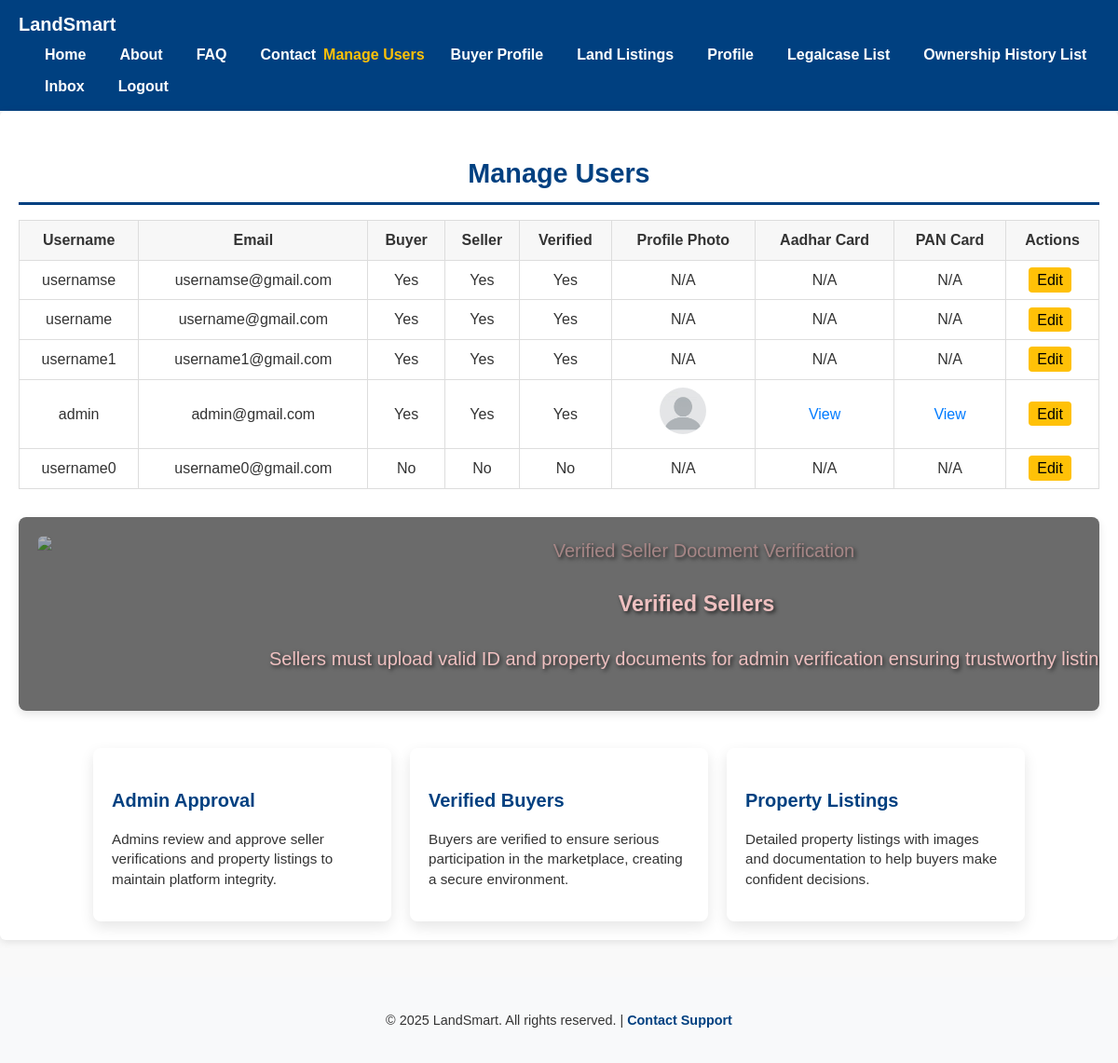
Screenshot of /adminUser/ (signed in) with the database file from the repository.
### accounts/models.py (models this page shows, shortened)
class CustomUser(AbstractUser):
    is_verified = models.BooleanField(default=False)
    is_buyer = models.BooleanField(default=False)
    is_seller = models.BooleanField(default=False)
    adhar_card = models.ImageField(upload_to='documents/adhar/', blank=True, null=True)
    pan_card = models.ImageField(upload_to='documents/pan/', blank=True, null=True)
    profile_photo = models.ImageField(upload_to='profiles/', blank=True, null=True)
    email = models.EmailField(unique=True)

### accounts/views.py (the view)
# urls.py: path('adminUser/', admin_user_list, name='admin_customuser_list'),
@user_passes_test(lambda u: u.is_staff)
def admin_user_list(request):
    users = CustomUser.objects.all()
    return render(request, 'custom/admin_customuser_list.html', {'users': users})

### templates/custom/admin_customuser_list.html
{% extends "base.html" %}
{% block content %}
<h2 style="text-align:center; margin-bottom: 1rem;">Manage Users</h2>
<table style="width: 100%; border-collapse: collapse; border: 1px solid #ddd;">
  <thead>
    <tr style="background-color: #f7f7f7;">
      <th style="border: 1px solid #ddd; padding: 8px;">Username</th>
      <th style="border: 1px solid #ddd; padding: 8px;">Email</th>
      <th style="border: 1px solid #ddd; padding: 8px;">Buyer</th>
      <th style="border: 1px solid #ddd; padding: 8px;">Seller</th>
      <th style="border: 1px solid #ddd; padding: 8px;">Verified</th>
      <th style="border: 1px solid #ddd; padding: 8px;">Profile Photo</th>
      <th style="border: 1px solid #ddd; padding: 8px;">Aadhar Card</th>
      <th style="border: 1px solid #ddd; padding: 8px;">PAN Card</th>
      <th style="border: 1px solid #ddd; padding: 8px;">Actions</th>
    </tr>
  </thead>
  <tbody>
    {% for user in users %}
      <tr style="text-align:center;">
        <td style="border: 1px solid #ddd; padding: 8px;">{{ user.username }}</td>
        <td style="border: 1px solid #ddd; padding: 8px;">{{ user.email }}</td>
        <td style="border: 1px solid #ddd; padding: 8px;">{{ user.is_buyer|yesno:"Yes,No" }}</td>
        <td style="border: 1px solid #ddd; padding: 8px;">{{ user.is_seller|yesno:"Yes,No" }}</td>
        <td style="border: 1px solid #ddd; padding: 8px;">{{ user.is_verified|yesno:"Yes,No" }}</td>
        <td style="border: 1px solid #ddd; padding: 8px;">
          {% if user.profile_photo %}
            <img src="{{ user.profile_photo.url }}" alt="Profile" style="max-height: 50px; border-radius: 50%;">
          {% else %}
            N/A
          {% endif %}
        </td>
        <td style="border: 1px solid #ddd; padding: 8px;">
          {% if user.adhar_card %}
            <a href="{{ user.adhar_card.url }}" target="_blank" style="text-decoration:none; color:#007bff;">View</a>
          {% else %}
            N/A
          {% endif %}
        </td>
        <td style="border: 1px solid #ddd; padding: 8px;">
          {% if user.pan_card %}
            <a href="{{ user.pan_card.url }}" target="_blank" style="text-decoration:none; color:#007bff;">View</a>
          {% else %}
            N/A
          {% endif %}
        </td>
        <td style="border: 1px solid #ddd; padding: 8px;">
          <a href="{% url 'admin_customuser_edit' user.pk %}"
             style="background-color: #ffc107; color: black; padding: 0.3rem 0.6rem; border-radius: 4px; text-decoration: none; margin-right: 0.3rem;"
             title="Edit">Edit</a>
        </td>
      </tr>
    {% empty %}
      <tr><td colspan="9" style="text-align:center; padding: 1rem;">No users found.</td></tr>
    {% endfor %}
  </tbody>
</table>
{% endblock %}

### templates/base.html (shortened to what this page needs)
<!DOCTYPE html>
<html lang="en">
<head>
</head>
<body>
    <nav class="navbar" role="navigation" aria-label="Main navigation">
        <div class="navbar-brand">
            <a href="/" aria-label="LandSmart Home">LandSmart</a>
        </div>
        <ul class="navbar-nav">
            <li class="nav-item"><a href="{% url 'home' %}" class="nav-link">Home</a></li>
            <li class="nav-item"><button class="nav-button" data-target="about-section" aria-controls="about-section" aria-expanded="false">About</button></li>
            <li class="nav-item"><button class="nav-button" data-target="faq-section" aria-controls="faq-section" aria-expanded="false">FAQ</button></li>
            <li class="nav-item"><button class="nav-button" data-target="contact-section" aria-controls="contact-section" aria-expanded="false">Contact</button></li>
            {% if user.is_authenticated %}
                {% if request.user.is_staff %}
                <li>
                    <a href="{% url 'admin_customuser_list' %}"
                    style="color: #ffc107; text-decoration: none; font-weight: bold;">
                    Manage Users
                    </a>
                </li>
                {% endif %}
                {% if request.user.is_authenticated and request.user.is_buyer %}
                    <li class="nav-item">
                        <a href="{% url 'buyer_profile' %}" class="nav-link">Buyer Profile</a>
                    </li>
                {% endif %}
                <li class="nav-item"><a href="{% url 'landproperty_list' %}" class="nav-link">Land Listings</a></li>
                <li class="nav-item"><a href="{% url 'profile' %}" class="nav-link">Profile</a></li>
                <li class="nav-item"><a href="{% url 'legalcase_list' %}" class="nav-link">Legalcase List</a></li>
                <li class="nav-item"><a href="{% url 'ownershiphistory_list' %}" class="nav-link">Ownership History List</a></li>
                <li class="nav-item"><a href="{% url 'inbox' %}" class="nav-link">Inbox</a></li>
                <li class="nav-item">
                    <form method="POST" action="{% url 'logout' %}" style="display:inline;">
                        <button type="submit" class="nav-button" aria-label="Logout">Logout</button>
                    </form>
                </li>
            {% else %}
                <li class="nav-item"><a href="{% url 'login' %}" class="nav-link">Login</a></li>
                <li class="nav-item"><a href="{% url 'register' %}" class="nav-link">Register</a></li>
            {% endif %}
        </ul>
    </nav>
    <div class="container" role="main">
        {% block content %}
        {% endblock %}
        <div class="slider" aria-label="Land Management Features Highlights">
            <div class="slides" role="list">
                <article class="slide" role="listitem">
                    <img src="https://images.unsplash.com/photo-1506744038136-46273834b3fb?auto=format&fit=crop&w=900&q=80" alt="Verified Seller Document Verification" />
                    <h3>Verified Sellers</h3>
                    <p>Sellers must upload valid ID and property documents for admin verification ensuring trustworthy listings.</p>
                </article>
            </div>
        </div>
        <div class="features" aria-label="Key Features of LandSmart">
            <article class="feature-card" tabindex="0">
                <h3>Admin Approval</h3>
                <p>Admins review and approve seller verifications and property listings to maintain platform integrity.</p>
            </article>
            <article class="feature-card" tabindex="0">
                <h3>Verified Buyers</h3>
                <p>Buyers are verified to ensure serious participation in the marketplace, creating a secure environment.</p>
            </article>
            <article class="feature-card" tabindex="0">
                <h3>Property Listings</h3>
                <p>Detailed property listings with images and documentation to help buyers make confident decisions.</p>
            </article>
        </div>
    </div>
    <footer role="contentinfo">
        <p>&copy; 2025 LandSmart. All rights reserved. | <a href="#contact-section">Contact Support</a></p>
    </footer>
</body>
</html>

### templates/base.html (style rules this page uses)
:root { --primary-color: #004080; --primary-light: #0059b3; --text-color: #333; --bg-color: #f9f9f9; --card-shadow: rgba(0,0,0,0.1); --card-shadow-hover: rgba(0,0,0,0.15); }
body { font-family: Arial, sans-serif; margin: 0; padding: 0; background: var(--bg-color); color: var(--text-color); line-height: 1.6; }
a, button { transition: color 0.3s ease, background-color 0.3s ease; }
.navbar { display: flex; justify-content: space-between; align-items: center; background-color: var(--primary-color); padding: 10px 20px; color: white; flex-wrap: wrap; user-select: none; }
.navbar-brand a { font-size: 1.25rem; font-weight: 700; color: white; text-decoration: none; }
.navbar-nav { display: flex; list-style: none; margin: 0; padding: 0; flex-wrap: wrap; align-items: center; }
.nav-item { margin-left: 20px; }
.nav-link, .nav-button { color: white; text-decoration: none; cursor: pointer; background: none; border: none; font: inherit; padding: 0.25rem 0.5rem; border-radius: 4px; font-weight: 600; }
.nav-button { display: inline-block; }
.container { padding: 20px; max-width: 100%; margin: auto; background: white; min-height: 60vh; box-sizing: border-box; border-radius: 6px; box-shadow: 0 2px 8px var(--card-shadow); }
h2 { color: var(--primary-color); border-bottom: 3px solid var(--primary-color); padding-bottom: 8px; margin-bottom: 15px; font-size: 1.8rem; }
footer { background-color: #f8f9fa; padding: 20px; color: var(--text-color); text-align: center; margin-top: 40px; font-size: 0.9rem; }
footer a { color: var(--primary-color); cursor: pointer; text-decoration: none; font-weight: 600; }
.slider { position: relative; overflow: hidden; max-width: 100%; margin: 30px auto; border-radius: 8px; box-shadow: 0 4px 10px var(--card-shadow); }
.slides { display: flex; width: 300%; animation: slideAnimation 15s infinite; }
.slide { width: 1455px; flex-shrink: 0; background: var(--primary-color); color: white; padding: 40px 20px 20px; box-sizing: border-box; text-align: center; font-size: 1.25rem; border-radius: 8px; user-select: none; position: relative; }
.slide img { width: 100%; max-height: 500px; border-radius: 8px 8px 0 0; pointer-events: none; user-select: none; }
.slider .slide { position: relative; color: rgb(238, 192, 192); text-shadow: 2px 2px 4px rgba(0,0,0,0.7); padding: 20px; background: rgba(0, 0, 0, 0.4); z-index: 10; }
.slider .slide h3, .slider .slide p { position: relative; z-index: 10; }
.slider .slide img { width: 100%; height: auto; display: block; }
.slider .slide::before { content: ""; position: absolute; top: 0; left: 0; right: 0; bottom: 0; background: rgba(0,0,0,0.3); z-index: 5; }
.features { display: flex; gap: 20px; margin-top: 40px; flex-wrap: wrap; justify-content: center; }
.feature-card { background: white; border-radius: 8px; box-shadow: 0 6px 15px var(--card-shadow); padding: 20px; max-width: 280px; flex: 1 1 280px; transition: transform 0.3s ease, box-shadow 0.3s ease; cursor: default; user-select: none; }
.feature-card h3 { color: var(--primary-color); margin-bottom: 10px; font-size: 1.25rem; }
.feature-card p { font-size: 0.95rem; line-height: 1.4; }

### rows the page displays
CustomUser: username "usernamse", email "usernamse@gmail.com", is_buyer "Yes", is_seller "Yes", is_verified "Yes", profile_photo "N/A", adhar_card "N/A", pan_card "N/A"
CustomUser: username "username", email "username@gmail.com", is_buyer "Yes", is_seller "Yes", is_verified "Yes", profile_photo "N/A", adhar_card "N/A", pan_card "N/A"
CustomUser: username "username1", email "username1@gmail.com", is_buyer "Yes", is_seller "Yes", is_verified "Yes", profile_photo "N/A", adhar_card "N/A", pan_card "N/A"
CustomUser: username "admin", email "admin@gmail.com", is_buyer "Yes", is_seller "Yes", is_verified "Yes", profile_photo (picture)
CustomUser: username "username0", email "username0@gmail.com", is_buyer "No", is_seller "No", is_verified "No", profile_photo "N/A", adhar_card "N/A", pan_card "N/A"
